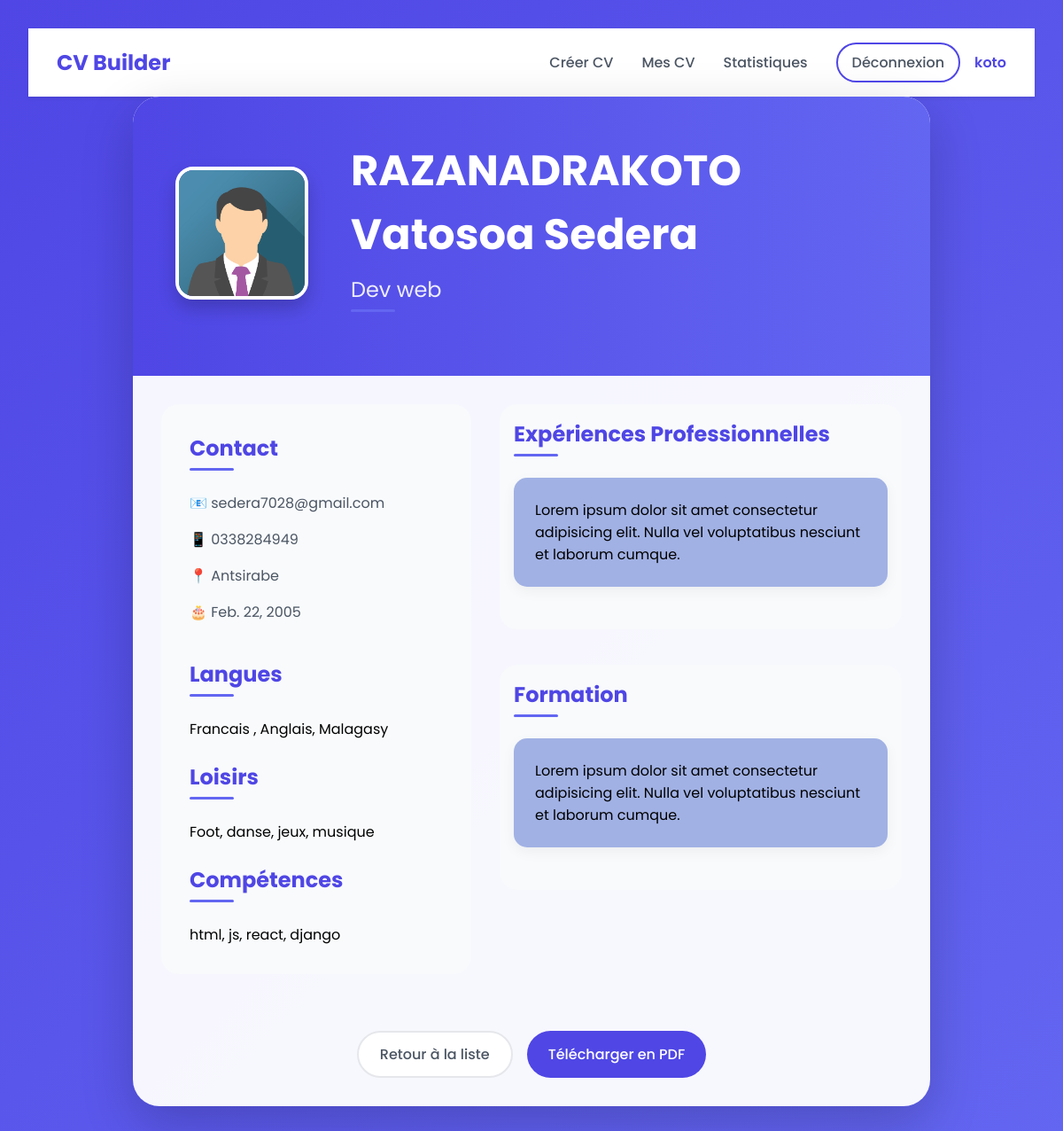
Screenshot of /verification (signed in) with the database file from the repository.
### pdf/models.py (models this page shows, shortened)
class Profile(models.Model):
    THEME_CHOICES = [
        ('classic', 'Classique - Bleu'),
        ('modern', 'Moderne - Violet'),
        ('elegant', 'Élégant - Vert'),
        ('creative', 'Créatif - Orange'),
        ('professional', 'Professionnel - Gris'),
    ]
    user = models.ForeignKey(User, on_delete=models.CASCADE, null=True, blank=True)
    name = models.CharField(max_length=200)
    proffession = models.CharField(max_length=100)
    email = models.EmailField()
    phone = models.CharField(max_length=100)
    address = models.CharField(max_length=100)
    birthday = models.DateField()
    language = models.CharField(max_length=100)
    hobbie = models.CharField(max_length=200)
    skill = models.CharField(max_length=300)
    experience = models.TextField(max_length=500)
    formation = models.TextField(max_length=500)
    date_added = models.DateTimeField(auto_now=True)
    image = models.ImageField(upload_to='image/', null=True, blank=True)
    theme = models.CharField(max_length=20, choices=THEME_CHOICES, default='classic')
    class Meta:
        ordering = ['-date_added']

### pdf/views.py (the view)
# urls.py: path('verification', verification, name="verification"),
@login_required
def verification(request, id=None):
    if id:
        profile = Profile.objects.get(pk=id, user=request.user)
    else:
        profiles = Profile.objects.filter(user=request.user)[:1]
        if not profiles:
            return redirect('formulaire')
        profile = profiles[0]
    context = {
        'profile': profile,  # L'objet profile complet
        'name': profile.name,
        'proffession': profile.proffession,
        'email': profile.email,
        'phone': profile.phone,
        'address': profile.address,
        'birthday': profile.birthday,
        'language': profile.language,
        'hobbie': profile.hobbie,
        'skill': profile.skill,
        'experience': profile.experience,
        'formation': profile.formation,
        'image': profile.image
    }
    return render(request, "pdf/verification.html", context)

### pdf/templates/pdf/verification.html (shortened to what this page needs)
{% extends "pdf/base.html" %}
{% block content %}
    <div class="container">
        <div class="header">
            <div class="photo">
                <img src="{{ image.url }}" alt="{{ image }}">
            </div>
            <div class="header-content">
                <h1>{{ name }}</h1>
                <h2>{{ proffession }}</h2>
            </div>
        </div>
        <div class="main-content">
            <div class="left-section">
                <div class="contact-info">
                    <h2>Contact</h2>
                    <p>📧 {{ email }}</p>
                    <p>📱 {{ phone }}</p>
                    <p>📍 {{ address }}</p>
                    <p>🎂 {{ birthday }}</p>
                </div>
                <div class="languages">
                    <h2>Langues</h2>
                    <p>{{ language }}</p>
                </div>
                <div class="hobbies">
                    <h2>Loisirs</h2>
                    <p>{{ hobbie }}</p>
                </div>
                <div class="Competence">
                    <h2>Compétences</h2>
                    <p>{{ skill }}</p>
                </div>
            </div>
            <div class="right-section">
                <div class="section">
                    <h2>Expériences Professionnelles</h2>
                    <div class="experience">
                        <p>{{ experience }}</p>
                    </div>
                </div>
                <div class="formation">
                    <h2>Formation</h2>
                    <div class="education">
                        <p>{{ formation }}</p>
                    </div>
                </div>
            </div>
        </div>
    <div class="actions">
        <a href="{% url 'download'%}" class="action-btn">Retour à la liste</a>
        <a href="{% url 'generer' profile.id %}" class="action-btn download-btn">Télécharger en PDF</a>
    </div>
</div>
{% endblock %}

### pdf/templates/pdf/base.html (shortened to what this page needs)
{% load static %}
<!DOCTYPE html>
<html lang="fr">
<head>
</head>
<body>
    <nav class="navbar">
        <a href="{% url 'acceuil' %}" class="logo">CV Builder</a>
        <div class="nav-links">
            {% if user.is_authenticated %}
                <a href="{% url 'formulaire' %}">Créer CV</a>
                <a href="{% url 'download' %}">Mes CV</a>
                <a href="{% url 'statistics' %}">Statistiques</a>
                <div class="user-info">
                    <a href="{% url 'logout' %}" class="logout-btn">Déconnexion</a>
                    <span class="user-name">{{ user.username }}</span>
                </div>
            {% else %}
                <a href="{% url 'login' %}">Connexion</a>
                <a href="{% url 'register' %}">Inscription</a>
            {% endif %}
        </div>
    </nav>
    {% block content %}{% endblock %}
</body>
</html>

### pdf/templates/pdf/base.html (style rules this page uses)
* { margin: 0; padding: 0; box-sizing: border-box; font-family: 'Poppins', sans-serif; }
body { min-height: 100vh; background-color: #f8fafc; }
.navbar { background: white; padding: 1rem 2rem; box-shadow: 0 2px 4px rgba(0,0,0,0.1); display: flex; justify-content: space-between; align-items: center; }
.logo { font-size: 1.5rem; font-weight: 700; color: #4f46e5; text-decoration: none; }
.nav-links { display: flex; gap: 2rem; align-items: center; }
.nav-links a { text-decoration: none; color: #4b5563; font-weight: 500; transition: color 0.2s; }
.user-info { display: flex; align-items: center; gap: 1rem; }
.user-name { color: #4f46e5; font-weight: 600; }
.logout-btn { color: #dc2626; text-decoration: none; font-weight: 500; border: 2px solid #4f46e5; border-radius: 50px; padding: 0.5rem 1rem; }

### rows the page displays
Profile: image (picture), name "RAZANADRAKOTO Vatosoa Sedera", proffession "Dev web", email "sedera7028@gmail.com", phone "0338284949", address "Antsirabe", birthday "Feb. 22, 2005", language "Francais , Anglais, Malagasy", hobbie "Foot, danse, jeux, musique", skill "html, js, react, django", experience "Lorem ipsum dolor sit amet consectetur adipisicing elit. Nulla vel voluptatibus nesciunt et laborum cumque.", formation "Lorem ipsum dolor sit amet consectetur adipisicing elit. Nulla vel voluptatibus nesciunt et laborum cumque."

### other values shown
{{ user.username }} "koto"
